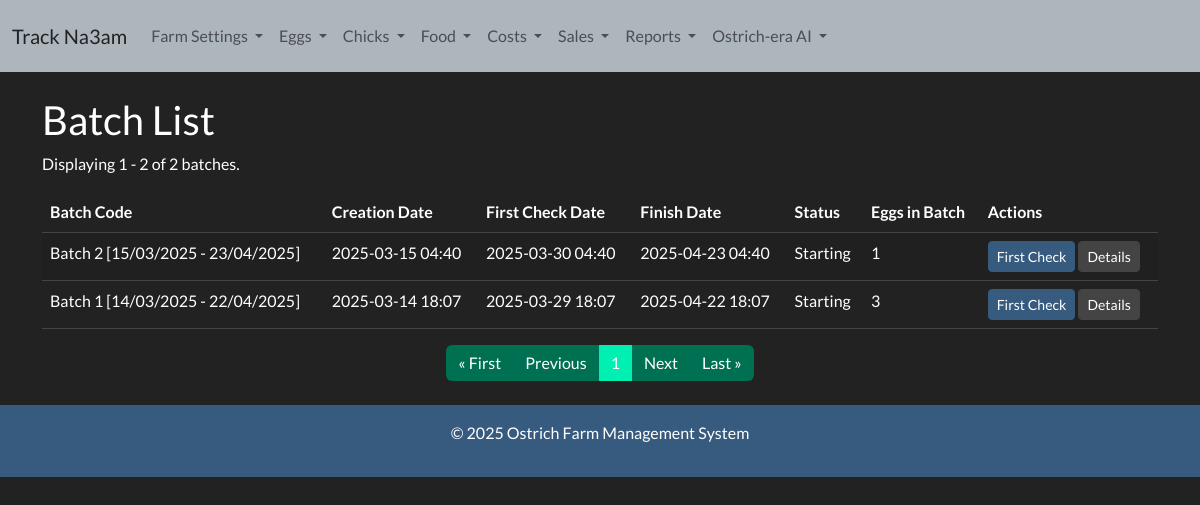
The page /batch-list/ on the database as committed earlier.
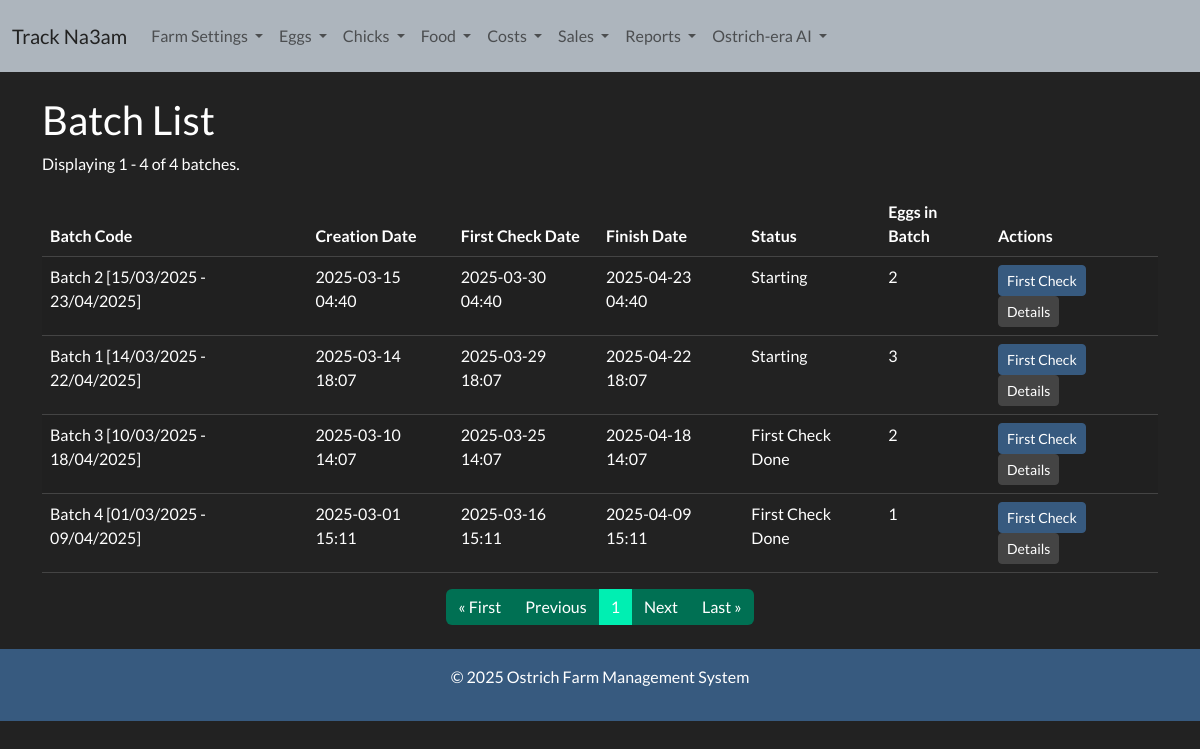
The same page on the database as committed later.
### ostrich/models.py (models this page shows, shortened)
class Batch(models.Model):
    creation_date = models.DateTimeField(default=timezone.now)
    first_check_date = models.DateTimeField(blank=True, null=True)
    finish_date = models.DateTimeField(blank=True, null=True)
    batch_code = models.CharField(max_length=100, unique=True, blank=True)
    @property
    def status(self):
        now = timezone.now()
        if now < self.first_check_date:
            return "Starting"
        elif self.first_check_date <= now < self.finish_date:
            return "First Check Done"
        else:
            return "Finished"
    @property
    def number_of_eggs(self):
        return self.eggs.count()

### ostrich/views.py (the view)
# urls.py: path('batch-list/', views.batch_list, name='batch_list'),
def batch_list(request):
    batches = Batch.objects.all().order_by('-creation_date')  # Order by creation_date in descending order
    paginator = Paginator(batches, 20)  # Show 20 batches per page
    page_number = request.GET.get('page')  # Get the current page number from the URL
    page_batches = paginator.get_page(page_number)  # Get the batches for the requested page
    return render(request, 'eggs/batch_list.html', {'page_batches': page_batches})

### templates/eggs/batch_list.html
{% extends 'base.html' %}
{% block content %}
<h2>Batch List</h2>
<p>Displaying {{ page_batches.start_index }} - {{ page_batches.end_index }} of {{ page_batches.paginator.count }} batches.</p>
<table class="table table-striped">
    <thead>
        <tr>
            <th>Batch Code</th>
            <th>Creation Date</th>
            <th>First Check Date</th>
            <th>Finish Date</th>
            <th>Status</th>
            <th>Eggs in Batch</th>
            <th>Actions</th>
        </tr>
    </thead>
    <tbody>
        {% for batch in page_batches %}
        <tr>
            <td>{{ batch.batch_code }}</td>
            <td>{{ batch.creation_date|date:"Y-m-d H:i" }}</td>
            <td>{{ batch.first_check_date|date:"Y-m-d H:i" }}</td>
            <td>{{ batch.finish_date|date:"Y-m-d H:i" }}</td>
            <td>{{ batch.status }}</td>
            <td>{{ batch.number_of_eggs }}</td>
            <td>
                <a href="{% url 'first_check' batch.id %}" class="btn btn-primary btn-sm">First Check</a>
                <a href="{% url 'batch_detail' batch.id %}" class="btn btn-secondary btn-sm">Details</a>
            </td>
        </tr>
        {% empty %}
        <tr>
            <td colspan="7" class="text-center">No batches available.</td>
        </tr>
        {% endfor %}
    </tbody>
</table>
<nav aria-label="Page navigation">
    <ul class="pagination justify-content-center">
        {% if page_batches.has_previous %}
        <li class="page-item">
            <a class="page-link" href="?page=1">&laquo; First</a>
        </li>
        <li class="page-item">
            <a class="page-link" href="?page={{ page_batches.previous_page_number }}">Previous</a>
        </li>
        {% else %}
        <li class="page-item disabled">
            <a class="page-link" href="#" tabindex="-1" aria-disabled="true">&laquo; First</a>
        </li>
        <li class="page-item disabled">
            <a class="page-link" href="#" tabindex="-1" aria-disabled="true">Previous</a>
        </li>
        {% endif %}
        <li class="page-item active" aria-current="page">
            <span class="page-link">{{ page_batches.number }}</span>
        </li>
        {% if page_batches.has_next %}
        <li class="page-item">
            <a class="page-link" href="?page={{ page_batches.next_page_number }}">Next</a>
        </li>
        <li class="page-item">
            <a class="page-link" href="?page={{ page_batches.paginator.num_pages }}">Last &raquo;</a>
        </li>
        {% else %}
        <li class="page-item disabled">
            <a class="page-link" href="#" tabindex="-1" aria-disabled="true">Next</a>
        </li>
        <li class="page-item disabled">
            <a class="page-link" href="#" tabindex="-1" aria-disabled="true">Last &raquo;</a>
        </li>
        {% endif %}
    </ul>
</nav>
{% endblock %}

Rows that differ between the two databases and show on the page:
computed for Batch "Batch 2 [15/03/2025 - 23/04/2025]": number_of_eggs "1" → "2"
added Batch: batch_code "Batch 3 [10/03/2025 - 18/04/2025]", creation_date "2025-03-10 14:07", first_check_date "2025-03-25 14:07", finish_date "2025-04-18 14:07", status "First Check Done", number_of_eggs "2"
added Batch: batch_code "Batch 4 [01/03/2025 - 09/04/2025]", creation_date "2025-03-01 15:11", first_check_date "2025-03-16 15:11", finish_date "2025-04-09 15:11", status "First Check Done", number_of_eggs "1"
Other text that changed with them:
{{ page_batches.end_index }}: "2" → "4"
{{ page_batches.paginator.count }}: "2" → "4"
